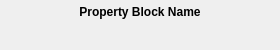
<?xml version="1.0" encoding="UTF-8"?>
<ui version="4.0">
 <class>BasePropertyGridWidget</class>
 <widget class="QWidget" name="BasePropertyGridWidget">
  <property name="geometry">
   <rect>
    <x>0</x>
    <y>0</y>
    <width>280</width>
    <height>50</height>
   </rect>
  </property>
  <property name="minimumSize">
   <size>
    <width>280</width>
    <height>0</height>
   </size>
  </property>
  <property name="windowTitle">
   <string>Form</string>
  </property>
  <widget class="QLabel" name="blockNameLabel">
   <property name="geometry">
    <rect>
     <x>0</x>
     <y>2</y>
     <width>280</width>
     <height>20</height>
    </rect>
   </property>
   <property name="font">
    <font>
     <weight>75</weight>
     <bold>true</bold>
    </font>
   </property>
   <property name="text">
    <string>Property Block Name</string>
   </property>
   <property name="alignment">
    <set>Qt::AlignCenter</set>
   </property>
  </widget>
 </widget>
 <resources/>
 <connections/>
</ui>
